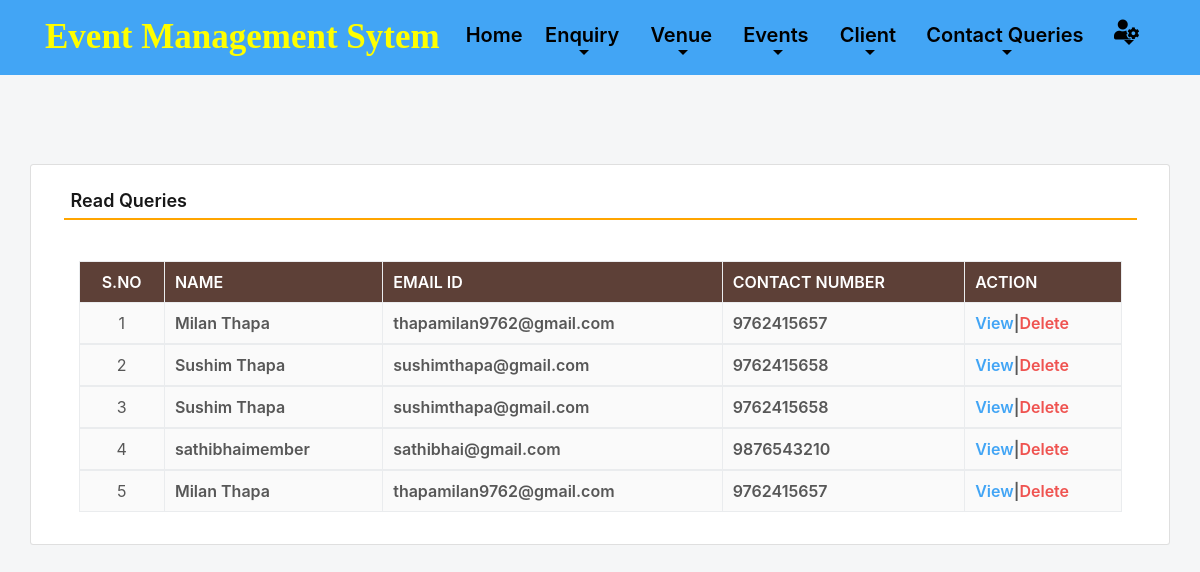
Screenshot of /read_queries (signed in) with the database file from the repository.
### event/models.py (models this page shows, shortened)
class Contact(models.Model):
    name = models.CharField(max_length=100, null=True)
    emailid = models.CharField(max_length=50, null=True)
    contact = models.CharField(max_length=15, null=True)
    subject = models.CharField(max_length=100, null=True)
    message = models.CharField(max_length=300, null=True)
    msgdate = models.DateField(null=True)
    isread = models.CharField(max_length=10,null=True)

### event/views.py (the view)
# urls.py: path('read_queries', read_queries, name='read_queries'),
def read_queries(request):
    if not request.user.is_authenticated:
        return redirect('admin_login')
    contact = Contact.objects.filter(isread="yes")
    return render(request,'read_queries.html', locals())

### event/templates/read_queries.html (shortened to what this page needs)
{% include 'admin_nav.html' %} {% load static %} {% block main %}
<html lang="en" class="no-focus">
  <link
    rel="stylesheet"
    id="css-main"
    href="{% static 'css1/codebase.min.css' %}"
  />
  <br /><br /><br /><br />
  <div class="container card shadow mt-5">
    <div class="card-body">
      <h5 class="p-2" style="border-bottom: 2px solid orange">Read Queries</h5>
      <br />
      <div class="container-fluid">
        <table
          id="example"
          class="table table-striped table-bordered"
          style="width: 100%"
        >
          <thead class="text-white" style="background-color: #5d4037">
            <tr>
              <th class="text-center">S.No</th>
              <th class="d-none d-sm-table-cell">Name</th>
              <th class="d-none d-sm-table-cell">Email ID</th>
              <th class="d-none d-sm-table-cell">Contact Number</th>
              <th class="d-none d-sm-table-cell" style="width: 15%">Action</th>
            </tr>
          </thead>
          {% for i in contact %}
          <tbody>
            <tr>
              <td class="text-center">{{forloop.counter}}</td>
              <td class="font-w600">{{i.name}}</td>
              <td class="font-w600">{{i.emailid}}</td>
              <td class="font-w600">{{i.contact}}</td>
              <td class="font-w600">
                <a href="{% url 'view_queries' i.id %}" class="text-primary"
                  >View</a
                >|<a
                  href="{% url 'delete_contact' i.id %}"
                  class="text-danger"
                  onclick="return confirm('Are you sure to delete this Queries ?')"
                  >Delete</a
                >
              </td>
            </tr>
            {% endfor %}
          </tbody>
        </table>
      </div>
    </div>
  </div>
  <link
    rel="stylesheet"
    href="https://use.fontawesome.com/releases/v5.6.3/css/all.css"
  />
</html>
{% endblock %}

### rows the page displays
Contact: name "Milan Thapa", emailid "thapamilan9762@gmail.com", contact "9762415657"
Contact: name "Sushim Thapa", emailid "sushimthapa@gmail.com", contact "9762415658"
Contact: name "Sushim Thapa", emailid "sushimthapa@gmail.com", contact "9762415658"
Contact: name "sathibhaimember", emailid "sathibhai@gmail.com", contact "9876543210"
Contact: name "Milan Thapa", emailid "thapamilan9762@gmail.com", contact "9762415657"
